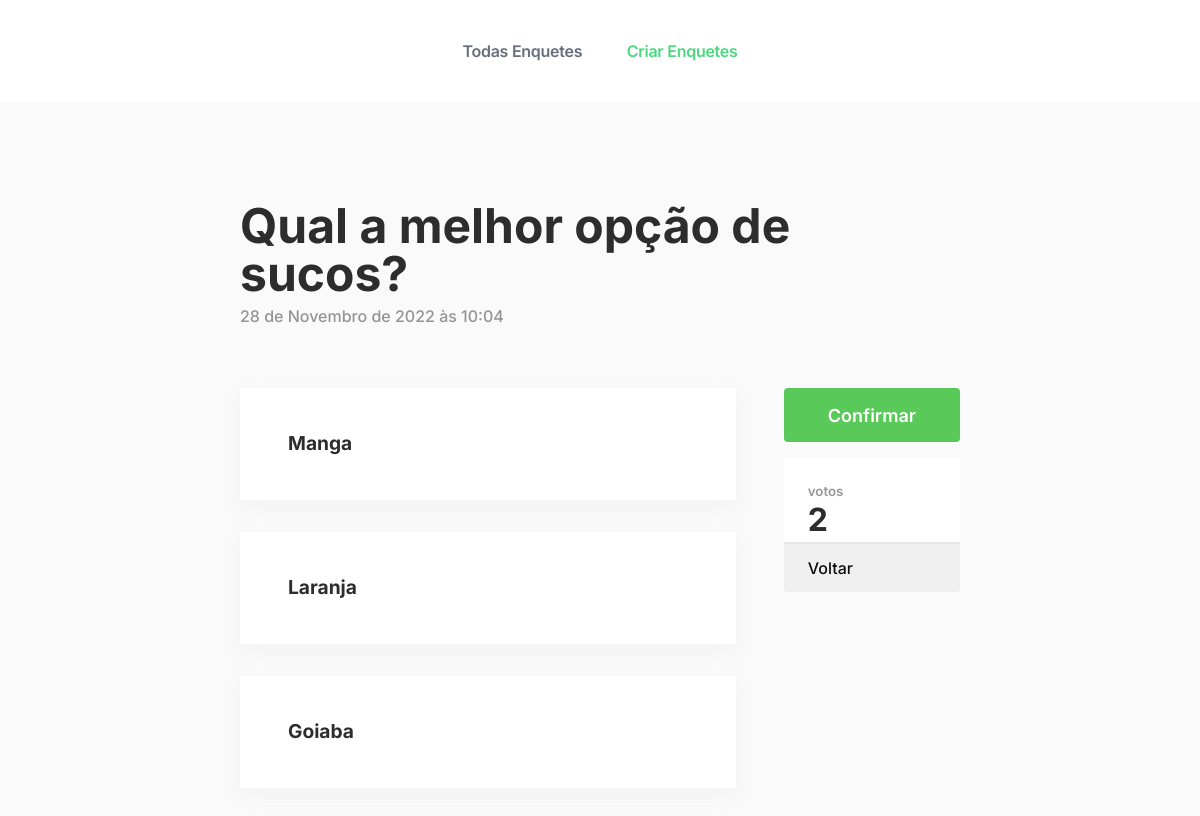
The app's page /enquetes/7/ with its own data.
### mysite/enquetes/models.py (models this page shows, shortened)
class Question(models.Model):
    question_text = models.CharField(max_length=200)
    pub_date = models.DateTimeField('date published',default=timezone.now())
    all_votes = models.IntegerField(default=0)
    category = models.CharField(max_length=100, default="")

class Choice(models.Model):
    question = models.ForeignKey(Question, on_delete=models.CASCADE)
    choice_text = models.CharField(max_length=200)
    votes = models.IntegerField(default=0)

### mysite/enquetes/views.py (the view)
# urls.py: path('<int:pk>/', views.DetailView.as_view(), name='detail'),
class DetailView(generic.DetailView):
    model = Question
    template_name = 'enquetes/detail.html'

### mysite/enquetes/templates/enquetes/detail.html (shortened to what this page needs)
<!DOCTYPE html>
<html>
<head>
    {% load static %}
    <link rel="stylesheet" href="{% static 'enquetes/style_detail.css' %}">
    <link rel="stylesheet" href="{% static 'enquetes/nav.css' %}">
    <link rel="stylesheet" href="{% static 'enquetes/colors.css' %}">
</head>
<body>
    <nav class="nav">
        <div class="nav-center">
            <a href="{% url 'enquetes:index' %}" class="nav--link colorGrey">Todas Enquetes</a>
            <a href="{% url 'enquetes:create' %}" class="nav--link colorGreen">Criar Enquetes</a>
        </div>
    </nav>
    <main class="main">
        <section class="main-section">
            <form action="{% url 'enquetes:vote' question.id %}" method="post">
                <header>
                    <h1 class="title">{{ question.question_text }}</h1>
                    <p class="subtitle">{{ question.pub_date }}</p>
                </header>
                <div class="div">
                    <main>
                        {% for choice in question.choice_set.all %}
                        <div class="choice" onclick="choice({{ forloop.counter }})">
                            <label for="choice{{ forloop.counter }}">{{ choice.choice_text }}</label>
                        </div>
                        {% endfor %}
                    </main>
                    <aside>
                        <input class="submitbutton" type="submit" value="Confirmar">
                        <div class="votes">
                            <div class="div_votes">
                                <p>votos</p>
                                <h1>{{ question.all_votes }}</h1>
                            </div>
                            <a href="{% url 'enquetes:index' %}">
                                <div class="div_back">
                                    <p>Voltar</p>
                                </div>
                            </a>
                        </div>
                    </aside>
                </div>
            </form>
        </section>
    </main>
</body>
</html>

### mysite/enquetes/static/enquetes/style_detail.css (style rules this page uses)
.main-section { width: 60%; }
.main header { display: flex; gap: 10px; flex-direction: column; margin-bottom: 4em; }
.main header .title { font-size: -webkit-xxx-large; font-weight: 700; margin: 0; }
.main header .subtitle { font-weight: 500; color: #0d0d0d6e; margin: 0; }
.main .div { display: flex; flex-direction: row; justify-content: space-between; gap: 3em; }
.main .div main { display: flex; flex-direction: column; gap: 2em; width: 100%; }
.main .div main .choice { height: 7em; border-radius: 4px; background: white; box-shadow: #dedede47 0px 7px 20px 0px; padding: 0em 3em; display: flex; align-items: center; flex-direction: row; justify-content: flex-start; cursor: pointer; }
.main .div main .choice label { font-size: larger; font-weight: 700; }
.main .div aside { width: 16em; display: flex; flex-direction: column; gap: 1em; }
.main .div aside .submitbutton { width: 100%; height: 3em; background: #59ca59; color: white; font-family: inter, sans-serif; font-weight: 600; font-size: large; border: none; border-radius: 4px; cursor: pointer; }
.main .div aside .votes { width: 100%; background: #ffffff; border-radius: 4px; }
.main .div aside .votes .div_votes { border-bottom: solid 2px #e8e8e8; padding: 0px 1.5em; display: flex; flex-direction: column; justify-content: flex-end; }
.main .div aside .votes .div_votes p { margin: 0; padding-top: 2em; font-weight: 600; font-size: smaller; color: #0d0d0d6e; }
.main .div aside .votes .div_votes h1 { margin: 6px 0px; font-size: xx-large; }
.main .div aside .votes .div_back { height: 3em; font-weight: 500; border: none; border-radius: 0 0 4px 4px; cursor: pointer; display: flex; justify-content: flex-start; align-items: center; padding: 0px 1.5em; background: #f0f0f0; }
a { text-decoration: none; color: #0d0d0d; }

### mysite/enquetes/static/enquetes/nav.css (style rules this page uses)
body { -webkit-font-smoothing: antialiased; background-color: #FAFAFA; color: #2D2D2D; font-family: 'Inter', sans-serif; line-height: 1; word-wrap: break-word; margin: 0; padding: 0; transition: background-color 0.5s ease; overflow-x: hidden; }
.nav { float: left; width: -webkit-fill-available; background-color: #FFF; padding: 27px 25px; height: 48px; }
.nav-center { position: absolute; left: 50%; width: 400px; margin-left: -200px; text-align: center; }
.nav--link { font-size: 16px; font-weight: 600; letter-spacing: -0.26px; line-height: 16px; text-decoration: none solid rgb(102, 111, 122); text-align: center; word-spacing: 0px; padding: 16px; display: inline-block; margin: 0px 4px; }
.main { float: left; width: 100%; padding: 100px 0px; display: flex; justify-content: center; }

### mysite/enquetes/static/enquetes/colors.css (style rules this page uses)
.colorGreen { color: #4AD97F; }
.colorGrey { color: #666F7A; }
a { transition: background 0.5s ease, color 0.5s ease; }

### records on screen
Question: question_text "Qual a melhor opção de sucos?", pub_date "28 de Novembro de 2022 às 10:04", all_votes "2"
Choice: choice_text "Manga"
Choice: choice_text "Laranja"
Choice: choice_text "Goiaba"
